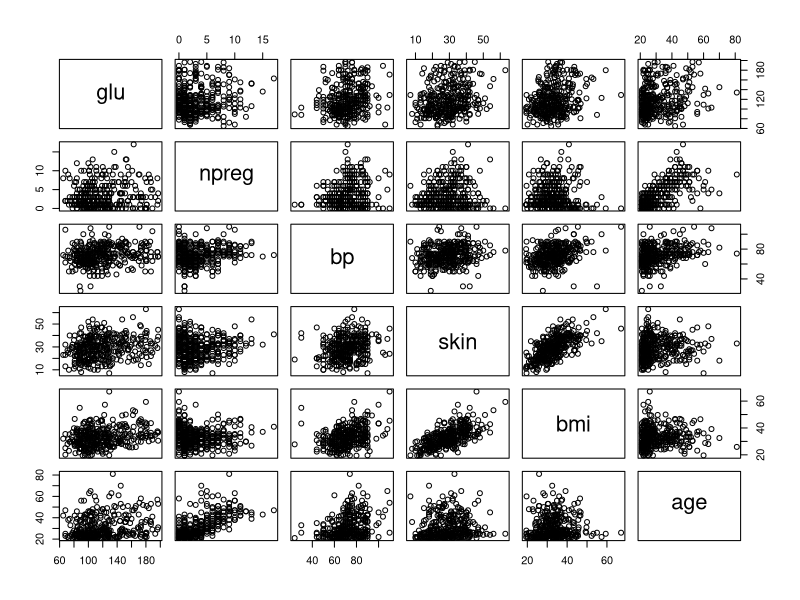
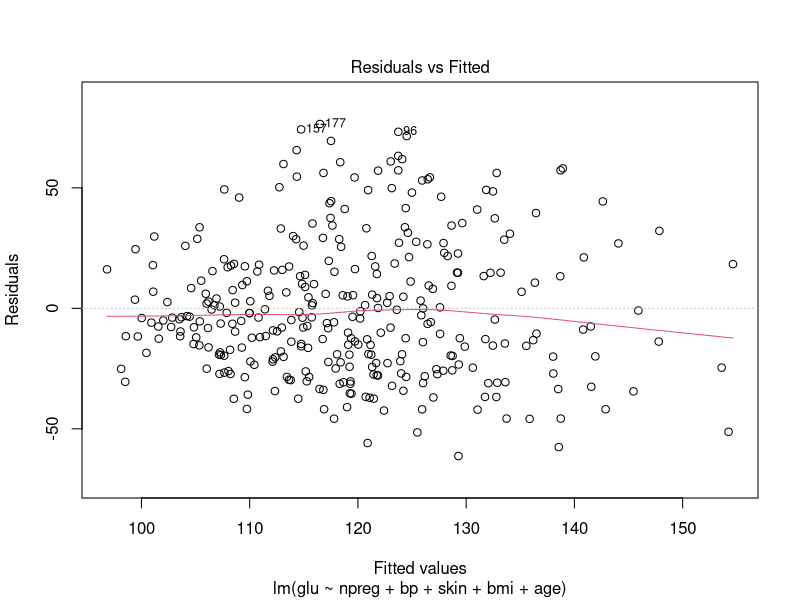
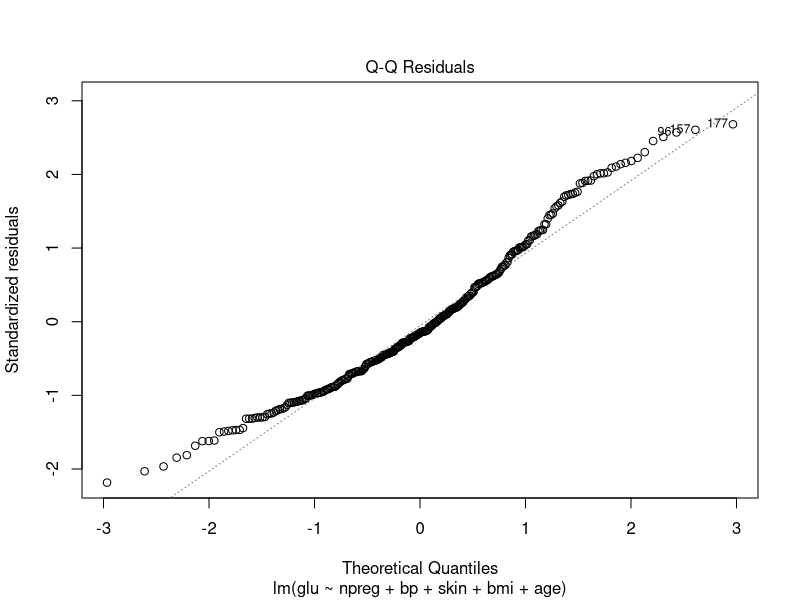
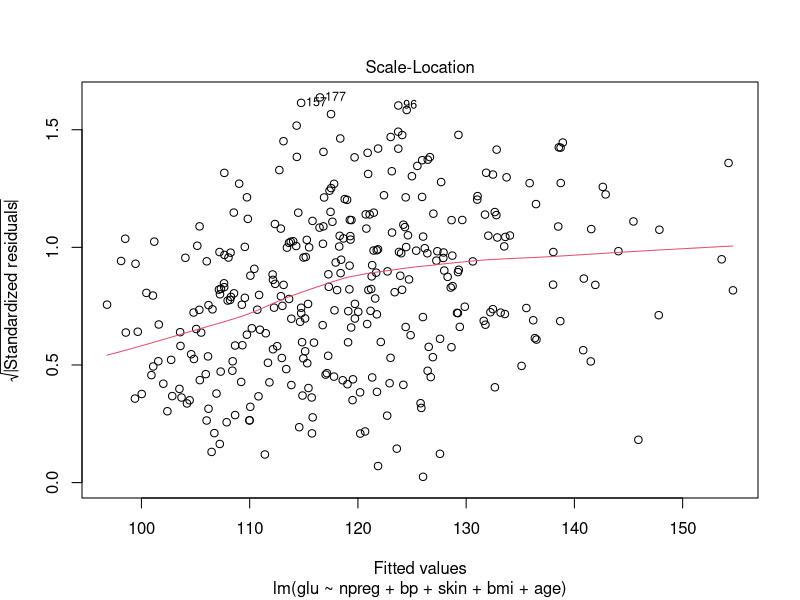
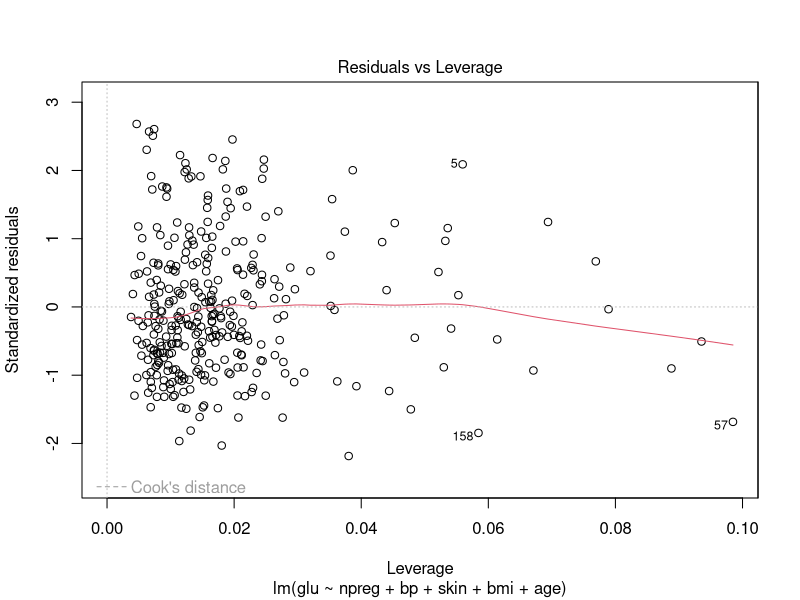
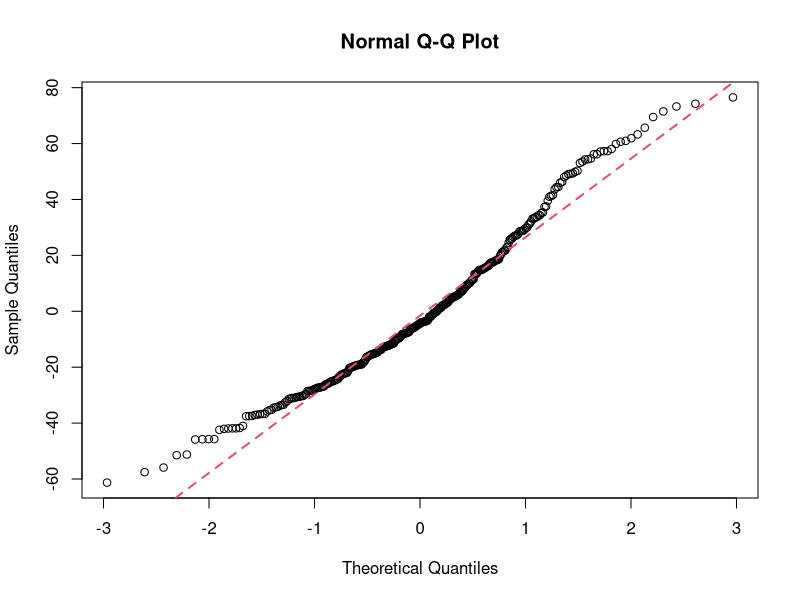
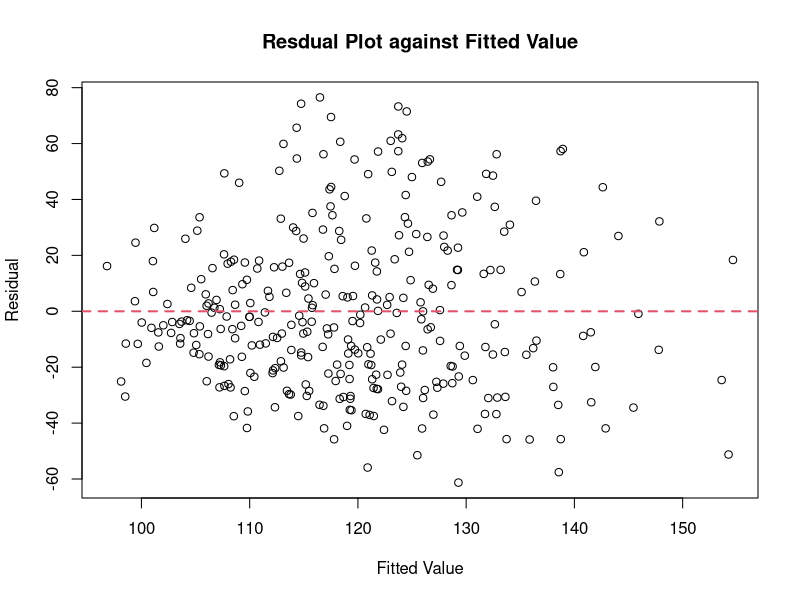

Write R code to recreate these figures, in order.
## ---- chunk 1
require(MASS)
data <- Pima.te
pairs(~glu+npreg+bp+skin+bmi+age,data=data)
fit1 <- lm(glu~npreg+bp+skin+bmi+age,data=data)
plot(fit1)
summary(fit1)
## ---- chunk 2
summary(fit1)$r.squared
## ---- chunk 3
qqnorm(fit1$residuals)
qqline(fit1$residuals,col = 2,lwd=2,lty=2)
## ---- chunk 4
st <- shapiro.test(fit1$residuals)
st
st$p.value
## ---- chunk 5
plot(fit1$fitted.values,fit1$residuals,xlab='Fitted Value',ylab='Residual',main="Resdual Plot against Fitted Value")
abline(h=0,col = 2,lwd=2,lty=2)
## ---- chunk 6
require(lmtest)
dw <- dwtest(fit1)
dw
dw$p.value
## ---- chunk 7
###Examine outlying Y observations 
n = nrow(data)
elist = fit1$resi
p = 6 
SSE = sum(elist^2)
X = cbind(1,data$npreg,data$bp,data$skin,data$bmi,data$age)
hlist = diag(X%*%solve(t(X)%*%X)%*%t(X))
tlist = elist*((n-p-1)/(SSE*(1-hlist)-elist^2))^(1/2)
max(abs(tlist))
which(abs(tlist)==max(abs(tlist)))
qt(0.9975,n-p-1)
## ---- chunk 8
###Identifying outlying X observations with Hat Matrix Leverage Values
2*p/n
which(hlist > 2*p/n)
## ---- chunk 9
lmi <- lm.influence(fit1)
lms <- summary(fit1)
e <- resid(fit1)
s <- lms$sigma
si <- lmi$sigma
xxi <- diag(lms$cov.unscaled)
h <- lmi$hat
bi <- coef(fit1)-t(coef(lmi))
dfbetas <- bi/t(si%o%xxi^0.5)
stand.resid <- e/(si*(1-h)^0.5)
DFFITS <- h^0.5*e/(si*(1-h))
which(abs(stand.resid)>2*sqrt(p/n))
